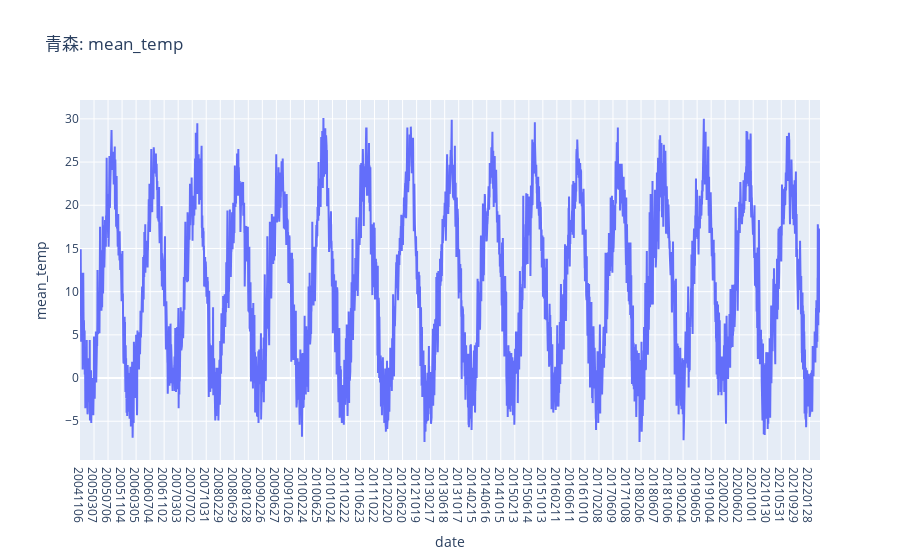

Notebook source saved alongside this figure:
### Code cell
# weather の確認
from IPython.display import HTML
from plotly.offline import init_notebook_mode, iplot
html_code = '''
<script src="//cdnjs.cloudflare.com/ajax/libs/require.js/2.3.5/require.min.js"></script>
'''
HTML(html_code)
grp_w = w_df.groupby("area")
for name, g_df in grp_w:
    #print(f"name:{name}, len:{len(g_df)}")
    if name == '青森':
        fig = go.Figure(data=go.Scatter(x=g_df["date"].apply(lambda x: str(x)), y=g_df["mean_temp"]))
        fig.update_xaxes(title="date")
        fig.update_yaxes(title="mean_temp")
        fig.update_layout(title="青森: mean_temp")
        iplot(fig)
        #fig.write_html("first_figure.html", auto_open=False)

### Figure 1 — Plotly figure (JSON) as saved in the notebook; plotly's stock layout.template omitted (floating-point values rounded to 4 significant figures; data arrays with more than 128 entries replaced by an {"elided": "..."} marker saying what was removed)
{"data": [{"type": "scatter", "x": {"elided": "6385 str values"}, "y": {"elided": "6385 float values"}}], "layout": {"title": {"text": "青森: mean_temp"}, "xaxis": {"title": {"text": "date"}}, "yaxis": {"title": {"text": "mean_temp"}}}}
